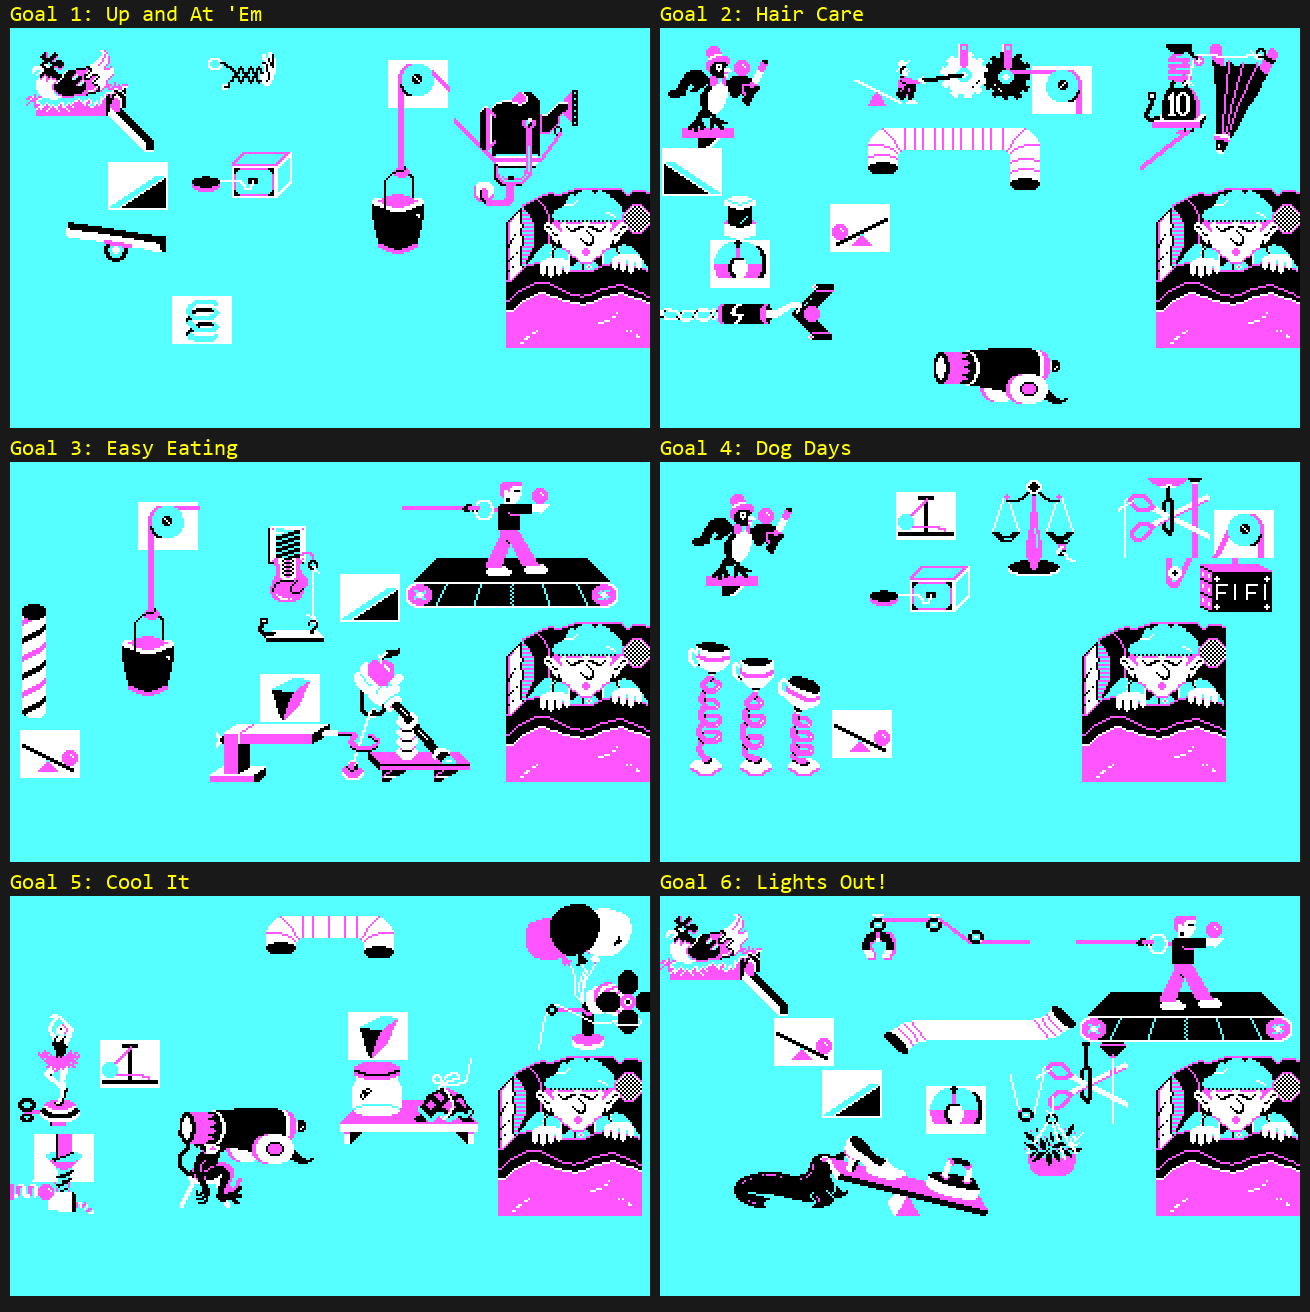

Recreate this plot in Python.
"""Render keenam contraption via kode port -> satu montase (bukti port menangani semua)."""
import os
import sys
os.environ["SDL_VIDEODRIVER"] = "dummy"
sys.path.insert(0, os.path.dirname(__file__))
import pygame
from cc import cga, assets
from main import Game, GOAL_NAMES

pygame.init()
data = assets.find_data_dir()
g = Game(data)
fb = cga.make_framebuffer()

goals = [gid for gid in g.goal_ids if gid in GOAL_NAMES]  # 1..6
cols, rows = 2, 3
pad = 10
cw, ch = cga.WIDTH * 2, cga.HEIGHT * 2
font = pygame.font.SysFont("consolas", 22)
sheet = pygame.Surface((cols * (cw + pad) + pad, rows * (ch + 34) + pad))
sheet.fill((25, 25, 25))
for k, gid in enumerate(goals):
    g.render_goal(gid, fb)
    big = pygame.transform.scale(fb, (cw, ch))
    x = (k % cols) * (cw + pad) + pad
    y = (k // cols) * (ch + 34) + 28
    sheet.blit(big, (x, y))
    label = font.render("Goal %d: %s" % (gid, GOAL_NAMES[gid]), True, (255, 255, 0))
    sheet.blit(label, (x, y - 24))
out = os.path.join(os.path.dirname(__file__), "montage_goals.png")
pygame.image.save(sheet, out)
pygame.quit()
print("Tersimpan:", out)
